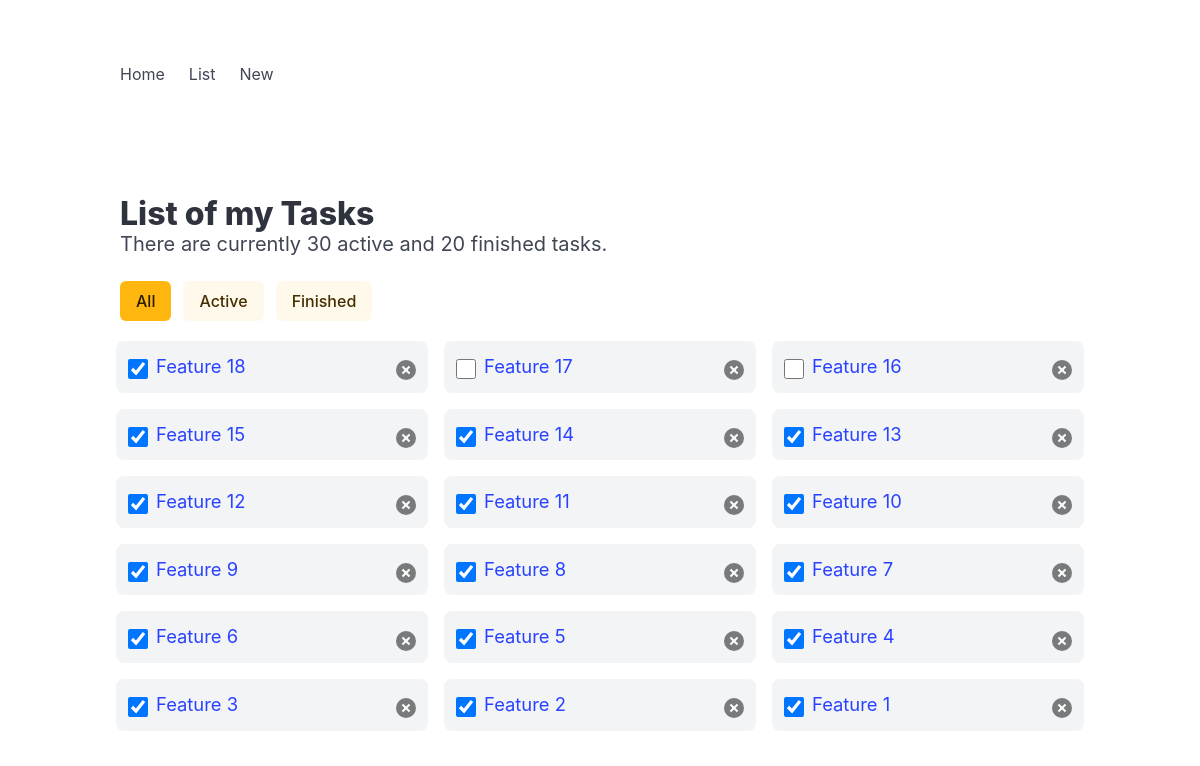
The page /todo/list/ (signed in) on the database as committed earlier.
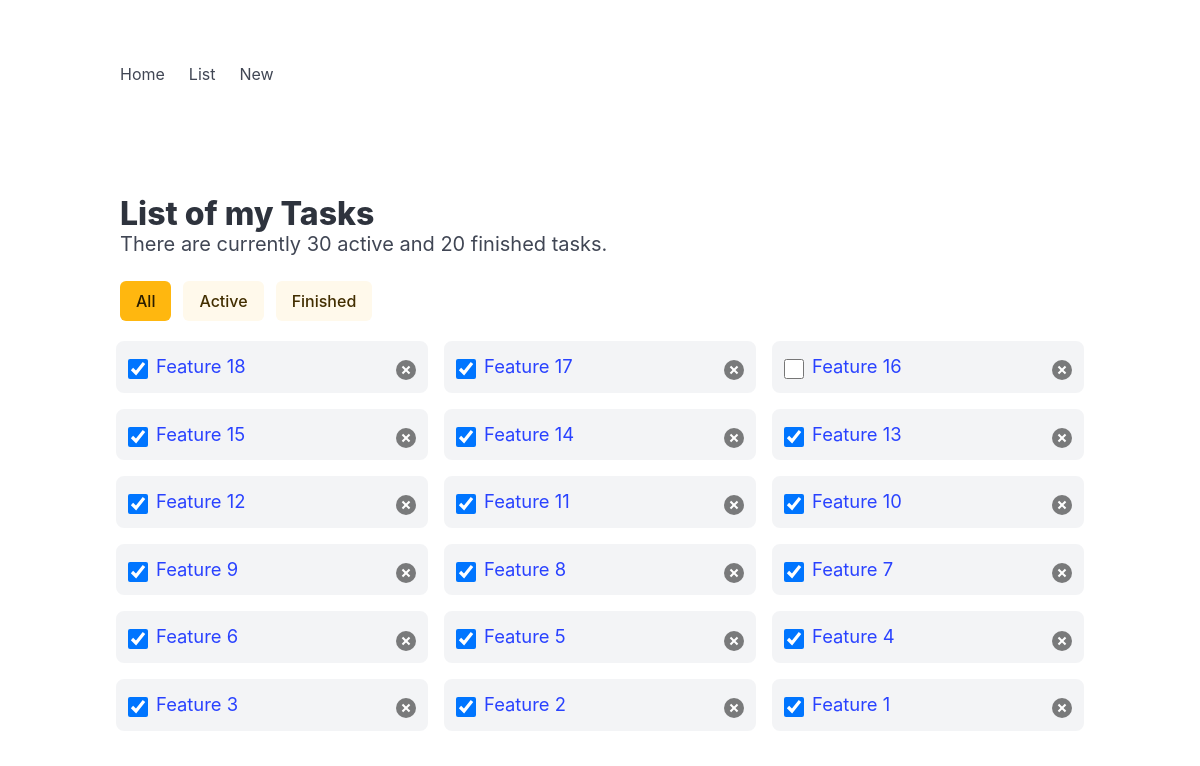
The same page on the database as committed later.
### todo/models.py (models this page shows, shortened)
class Task(models.Model):
    user = models.ForeignKey(User, on_delete=models.CASCADE)
    title = models.CharField(max_length=100)
    desc = models.CharField(max_length=500)
    is_finished = models.BooleanField(default=False)
    finished_dt = models.DateTimeField(blank=True, null=True)
    dead_line_dt = models.DateTimeField(blank=True, null=True)
    create_dt = models.DateTimeField(auto_now_add=True)
    update_dt = models.DateTimeField(auto_now=True)

### todo/views.py (the view)
# urls.py: path('list/', views.todo_list, name='list'),
def todo_list(request):
    if request.user.is_authenticated:
        tasks = Task.objects.filter(user=request.user).order_by('-id')[0:100]
        context = {'tasks': tasks}
        return render(request, 'todo/list.html', context)
    else:
        return redirect('/todo')

### todo/templates/todo/list.html (shortened to what this page needs)
<!DOCTYPE html>
<html>
  <head>
    <link rel="stylesheet" href="https://cdn.jsdelivr.net/npm/bulma@1.0.2/css/bulma.min.css">
  </head>
  <body>
    {% include 'todo/includes/nav.html' %}
  <section class="section">
    <div class="container">
      <h1 class="title">List of my Tasks</h1>
      <p class="subtitle">There are currently 30 active and 20 finished tasks.</p>
      <div class="buttons">
        <a href="{{ request.path }}" class="button is-warning {% if 'active' in request.GET or 'finished' in request.GET %} is-light{% endif %}">All</a>
        <a href="{{ request.path }}?active" class="button is-warning {% if 'active' not in request.GET %} is-light{% endif %}">Active</a>
        <a href="{{ request.path }}?finished" class="button is-warning {% if 'finished' not in request.GET %} is-light{% endif %}">Finished</a>
      </div>
      {% if tasks %}
      <ul class="columns is-multiline" id="list">
        {% for task in tasks %}
          <li class="column is-4">
            <input type="checkbox" {% if task.is_finished %} checked {% endif %} title="Finish">
            <div>
              <a href="{% url 'todo:detail' number=task.id %}">{{ task.title }}</a>
              <br>
            </div>
            <button class="delete" title="Remove"></button>
          </li>
        {% endfor %}
        </ul>
      {% else %}
      <p class="is-size-5">No task to show here.</p>
      {% endif %}
    </div>
  </section>
  </body>
</html>

Rows that differ between the two databases and show on the page:
changed Task "Feature 17": is_finished "☐" → "☑"
